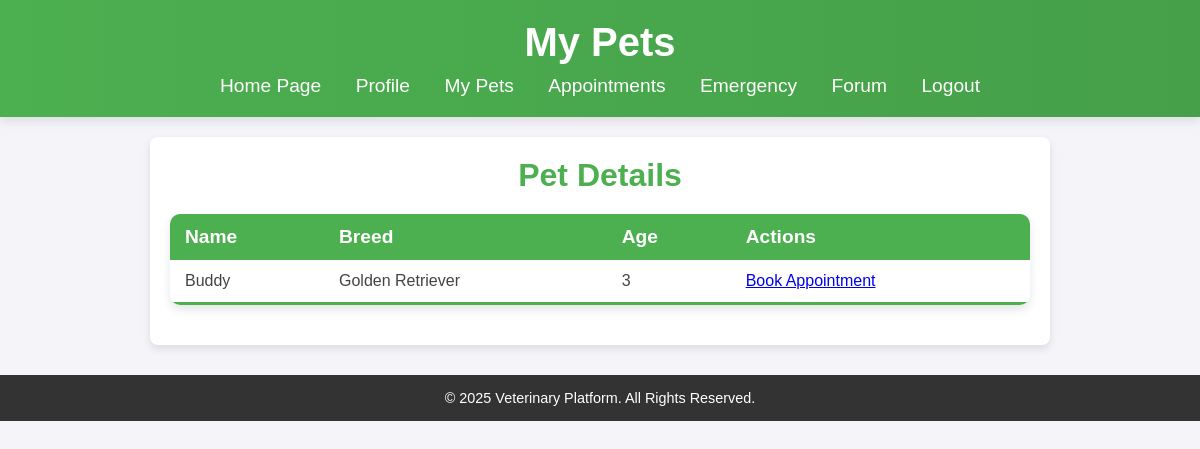
The app's page /user/pets.php (signed in) with its own data.
### tables this page shows
CREATE TABLE IF NOT EXISTS pets (
    id INT AUTO_INCREMENT PRIMARY KEY,
    user_id INT NOT NULL,
    name VARCHAR(255) NOT NULL,
    breed VARCHAR(255) DEFAULT NULL,
    type ENUM('dog', 'cat', 'bird', 'other') NOT NULL,
    age INT NOT NULL,
    health_status TEXT,
    FOREIGN KEY (user_id) REFERENCES users(id) ON DELETE CASCADE
);

### user/pets.php (the view, shortened to what this page needs)
<?php
include '../backend/database.php';
$user_id = $_SESSION['user_id'];
$query = "SELECT * FROM pets WHERE user_id = ?";
$stmt = $conn->prepare($query);
$stmt->bind_param('i', $user_id);
$stmt->execute();
$result = $stmt->get_result();
?>
<!DOCTYPE html>
<html lang="en">
<head>
    <link rel="stylesheet" href="../public/css/style.css">
</head>
<body>
    <header>
        <h1>My Pets</h1>
        <nav>
            <a href="../public/index.php">Home Page</a>
            <a href="profile.php">Profile</a>
            <a href="pets.php">My Pets</a>
            <a href="appointments.php">Appointments</a>
            <a href="emergency.php">Emergency</a>
            <a href="forum.php">Forum</a>
            <a href="../backend/logout.php">Logout</a>
        </nav>
    </header>
    <main>
        <section>
            <h2>Pet Details</h2>
            <?php if ($result->num_rows > 0): ?>
                <table class="styled-table">
                    <thead>
                        <tr>
                            <th>Name</th>
                            <th>Breed</th>
                            <th>Age</th>
                            <th>Actions</th>
                        </tr>
                    </thead>
                    <tbody>
                        <?php while ($row = $result->fetch_assoc()): ?>
                            <tr>
                                <td><?= htmlspecialchars($row['name'] ?? 'Unknown') ?></td>
                                <td><?= htmlspecialchars($row['breed'] ?? 'Unknown') ?></td>
                                <td><?= htmlspecialchars($row['age'] ?? 'N/A') ?></td>
                                <td>
                                    <a href="appointments.php?pet_id=<?= htmlspecialchars($row['id']) ?>">Book Appointment</a>
                                </td>
                            </tr>
                        <?php endwhile; ?>
                    </tbody>
                </table>
            <?php else: ?>
                <p>You currently have no pets listed. <a href="add_pet.php">Add a new pet</a>.</p>
            <?php endif; ?>
        </section>
    </main>
    <footer>
        <p>&copy; 2025 Veterinary Platform. All Rights Reserved.</p>
    </footer>
</body>
</html>

### public/css/style.css (style rules this page uses)
* { margin: 0; padding: 0; box-sizing: border-box; font-family: 'Poppins', sans-serif; scroll-behavior: smooth; }
body { background-color: #f4f4f9; color: #444; text-align: center; }
header { background: linear-gradient(to right, #4CAF50, #45a049); color: white; padding: 20px 0; box-shadow: 0 4px 10px rgba(0, 0, 0, 0.1); position: sticky; top: 0; width: 100%; z-index: 1000; }
header h1 { font-size: 2.5rem; animation: fadeInDown 1s ease-in-out; }
nav { margin-top: 10px; animation: fadeIn 1s ease-in-out; }
nav a { color: white; text-decoration: none; margin: 0 15px; font-size: 1.2rem; transition: transform 0.3s ease, color 0.3s; }
h2 { display: block; width: 100%; text-align: center; }
footer { background: #333; color: white; padding: 15px 0; margin-top: 30px; text-align: center; font-size: 0.9rem; }
section { margin: 20px auto; max-width: 900px; text-align: center; padding: 20px; background: white; border-radius: 8px; box-shadow: 0 4px 8px rgba(0, 0, 0, 0.1); }
section h2 { color: #4CAF50; margin-bottom: 15px; font-size: 2rem; }
.styled-table { width: 100%; border-collapse: collapse; margin: 20px 0; font-size: 1rem; background: white; border-radius: 10px; overflow: hidden; box-shadow: 0 5px 10px rgba(0, 0, 0, 0.1); }
.styled-table th, .styled-table td { padding: 12px 15px; text-align: left; }
.styled-table thead { background-color: #4CAF50; color: white; font-size: 1.2rem; }
.styled-table tbody tr { border-bottom: 1px solid #ddd; }
.styled-table tbody tr:last-of-type { border-bottom: 3px solid #4CAF50; }

### records on screen
pets: name "Buddy", breed "Golden Retriever", age "3"
